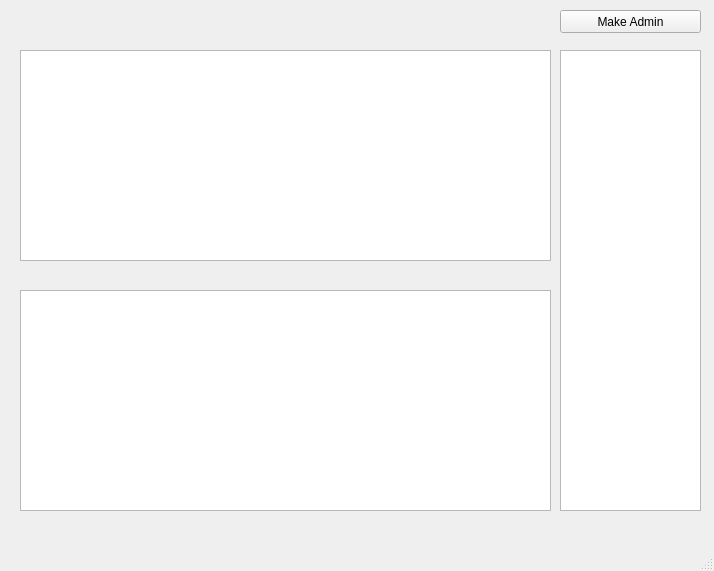
<?xml version="1.0" encoding="UTF-8"?>
<ui version="4.0">
 <class>Server</class>
 <widget class="QMainWindow" name="Server">
  <property name="geometry">
   <rect>
    <x>0</x>
    <y>0</y>
    <width>714</width>
    <height>571</height>
   </rect>
  </property>
  <property name="sizePolicy">
   <sizepolicy hsizetype="Fixed" vsizetype="Fixed">
    <horstretch>0</horstretch>
    <verstretch>0</verstretch>
   </sizepolicy>
  </property>
  <property name="windowTitle">
   <string>Server</string>
  </property>
  <widget class="QWidget" name="centralwidget">
   <widget class="QListWidget" name="chatWidget">
    <property name="geometry">
     <rect>
      <x>20</x>
      <y>50</y>
      <width>531</width>
      <height>211</height>
     </rect>
    </property>
    <property name="autoScrollMargin">
     <number>1</number>
    </property>
    <property name="editTriggers">
     <set>QAbstractItemView::NoEditTriggers</set>
    </property>
    <property name="selectionMode">
     <enum>QAbstractItemView::NoSelection</enum>
    </property>
   </widget>
   <widget class="QListWidget" name="logsWidget">
    <property name="geometry">
     <rect>
      <x>20</x>
      <y>290</y>
      <width>531</width>
      <height>221</height>
     </rect>
    </property>
    <property name="autoScrollMargin">
     <number>1</number>
    </property>
    <property name="editTriggers">
     <set>QAbstractItemView::NoEditTriggers</set>
    </property>
    <property name="selectionMode">
     <enum>QAbstractItemView::NoSelection</enum>
    </property>
   </widget>
   <widget class="QListWidget" name="usrsOnlineWidget">
    <property name="geometry">
     <rect>
      <x>560</x>
      <y>50</y>
      <width>141</width>
      <height>461</height>
     </rect>
    </property>
    <property name="editTriggers">
     <set>QAbstractItemView::DoubleClicked</set>
    </property>
    <property name="selectionMode">
     <enum>QAbstractItemView::SingleSelection</enum>
    </property>
   </widget>
   <widget class="QPushButton" name="makeAdminButton">
    <property name="geometry">
     <rect>
      <x>560</x>
      <y>10</y>
      <width>141</width>
      <height>23</height>
     </rect>
    </property>
    <property name="text">
     <string>Make Admin</string>
    </property>
   </widget>
  </widget>
  <widget class="QMenuBar" name="menubar">
   <property name="geometry">
    <rect>
     <x>0</x>
     <y>0</y>
     <width>714</width>
     <height>21</height>
    </rect>
   </property>
  </widget>
  <widget class="QStatusBar" name="statusbar"/>
 </widget>
 <resources/>
 <connections/>
</ui>
